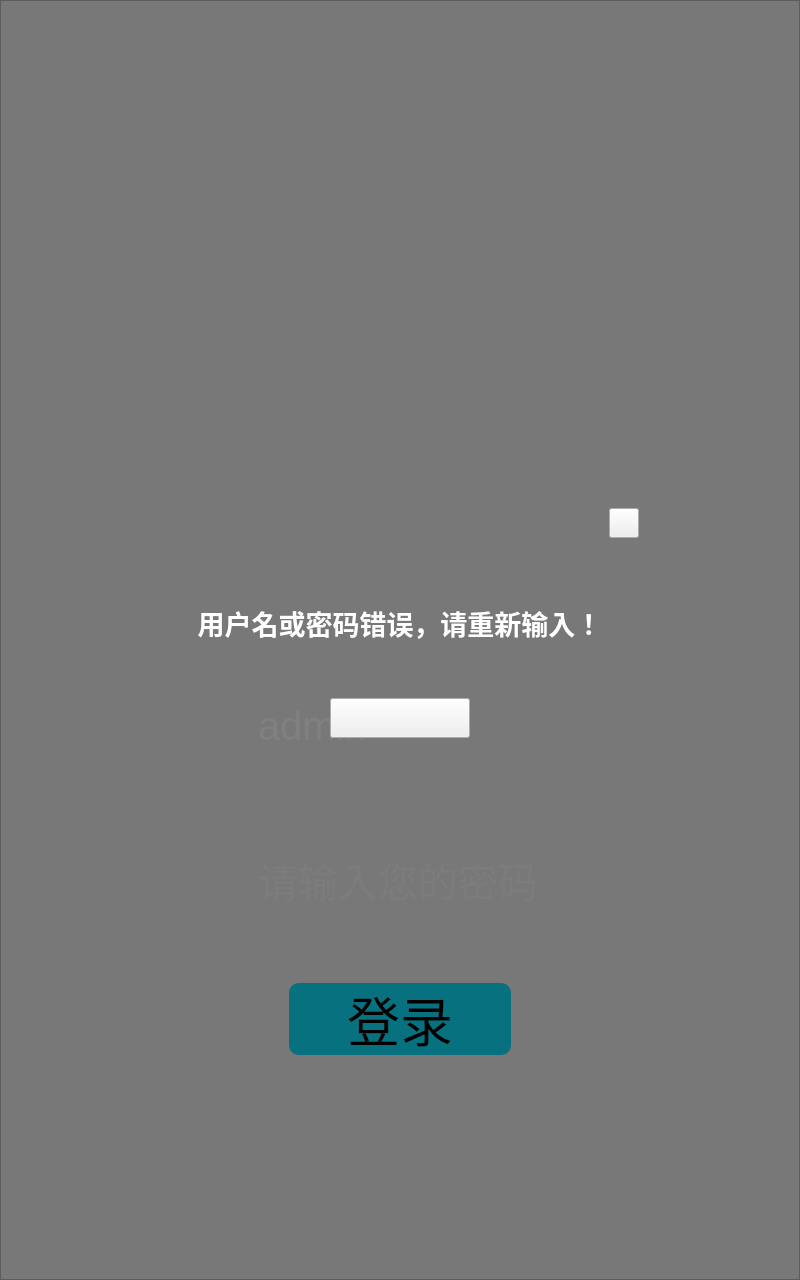
<?xml version="1.0" encoding="UTF-8"?>
<ui version="4.0">
 <class>LoginDialog</class>
 <widget class="QDialog" name="LoginDialog">
  <property name="geometry">
   <rect>
    <x>0</x>
    <y>0</y>
    <width>800</width>
    <height>1280</height>
   </rect>
  </property>
  <property name="windowTitle">
   <string>Dialog</string>
  </property>
  <widget class="QFrame" name="frame_error">
   <property name="geometry">
    <rect>
     <x>0</x>
     <y>0</y>
     <width>800</width>
     <height>1280</height>
    </rect>
   </property>
   <property name="styleSheet">
    <string notr="true">#frame_error{background-color: rgba(0, 0, 0, 0.5);}</string>
   </property>
   <widget class="QWidget" name="we" native="true">
    <property name="geometry">
     <rect>
      <x>124</x>
      <y>468</y>
      <width>552</width>
      <height>345</height>
     </rect>
    </property>
    <property name="font">
     <font>
      <pointsize>20</pointsize>
     </font>
    </property>
    <property name="styleSheet">
     <string notr="true">#we{image: url(:/1登录界面/Images/1登录界面/弹窗BG.png);}
</string>
    </property>
    <widget class="QLabel" name="label">
     <property name="geometry">
      <rect>
       <x>0</x>
       <y>130</y>
       <width>552</width>
       <height>50</height>
      </rect>
     </property>
     <property name="font">
      <font>
       <family>Ubuntu</family>
       <pointsize>20</pointsize>
       <weight>75</weight>
       <italic>false</italic>
       <bold>true</bold>
       <kerning>true</kerning>
      </font>
     </property>
     <property name="styleSheet">
      <string notr="true">color: rgb(255, 255, 255);</string>
     </property>
     <property name="text">
      <string>用户名或密码错误，请重新输入！</string>
     </property>
     <property name="textFormat">
      <enum>Qt::AutoText</enum>
     </property>
     <property name="alignment">
      <set>Qt::AlignCenter</set>
     </property>
    </widget>
    <widget class="QPushButton" name="pushButton_yes">
     <property name="geometry">
      <rect>
       <x>206</x>
       <y>230</y>
       <width>140</width>
       <height>40</height>
      </rect>
     </property>
     <property name="focusPolicy">
      <enum>Qt::NoFocus</enum>
     </property>
     <property name="styleSheet">
      <string notr="true">QPushButton{border-image: url(:/2系统首页/Images/2系统首页/弹窗/确--认-拷贝.png);}
QPushButton:pressed{border-image: url(:/2系统首页/Images/2系统首页/弹窗/确--认-拷贝-2.png);}</string>
     </property>
     <property name="text">
      <string/>
     </property>
     <property name="iconSize">
      <size>
       <width>139</width>
       <height>39</height>
      </size>
     </property>
    </widget>
    <widget class="QPushButton" name="pushButton_exit">
     <property name="geometry">
      <rect>
       <x>485</x>
       <y>40</y>
       <width>30</width>
       <height>30</height>
      </rect>
     </property>
     <property name="focusPolicy">
      <enum>Qt::NoFocus</enum>
     </property>
     <property name="styleSheet">
      <string notr="true">QPushButton{border-image: url(:/2系统首页/Images/2系统首页/弹窗/关--闭-拷贝.png);}
QPushButton:pressed{border-image: url(:/2系统首页/Images/2系统首页/弹窗/关--闭-拷贝-按下.png);}</string>
     </property>
     <property name="text">
      <string/>
     </property>
     <property name="iconSize">
      <size>
       <width>29</width>
       <height>29</height>
      </size>
     </property>
    </widget>
   </widget>
  </widget>
  <widget class="QFrame" name="frame_input">
   <property name="geometry">
    <rect>
     <x>0</x>
     <y>0</y>
     <width>800</width>
     <height>1280</height>
    </rect>
   </property>
   <property name="focusPolicy">
    <enum>Qt::NoFocus</enum>
   </property>
   <property name="layoutDirection">
    <enum>Qt::LeftToRight</enum>
   </property>
   <property name="styleSheet">
    <string notr="true">#frame_input{background-image: url(Images/登录界面/BG.png);}
</string>
   </property>
   <property name="frameShape">
    <enum>QFrame::StyledPanel</enum>
   </property>
   <property name="frameShadow">
    <enum>QFrame::Plain</enum>
   </property>
   <widget class="QWidget" name="widget_2" native="true">
    <property name="geometry">
     <rect>
      <x>186</x>
      <y>843</y>
      <width>428</width>
      <height>72</height>
     </rect>
    </property>
    <property name="styleSheet">
     <string notr="true">#widget_2{image: url(:/1登录界面/Images/1登录界面/圆角矩形-1.png);}</string>
    </property>
    <widget class="QLabel" name="label_2">
     <property name="geometry">
      <rect>
       <x>0</x>
       <y>0</y>
       <width>80</width>
       <height>72</height>
      </rect>
     </property>
     <property name="styleSheet">
      <string notr="true">image:url(:/1登录界面/Images/1登录界面/mima-(2).png);</string>
     </property>
     <property name="text">
      <string/>
     </property>
    </widget>
    <widget class="QLineEdit" name="lineEdit_password">
     <property name="geometry">
      <rect>
       <x>70</x>
       <y>0</y>
       <width>350</width>
       <height>72</height>
      </rect>
     </property>
     <property name="font">
      <font>
       <pointsize>30</pointsize>
      </font>
     </property>
     <property name="cursor">
      <cursorShape>IBeamCursor</cursorShape>
     </property>
     <property name="styleSheet">
      <string notr="true">QLineEdit{color: rgb(255, 255, 255);
background:transparent;
border-style:none;}

</string>
     </property>
     <property name="inputMethodHints">
      <set>Qt::ImhHiddenText|Qt::ImhNoAutoUppercase|Qt::ImhNoPredictiveText|Qt::ImhPreferLowercase|Qt::ImhSensitiveData</set>
     </property>
     <property name="echoMode">
      <enum>QLineEdit::Password</enum>
     </property>
     <property name="placeholderText">
      <string>请输入您的密码</string>
     </property>
    </widget>
   </widget>
   <widget class="QWidget" name="widget_1" native="true">
    <property name="geometry">
     <rect>
      <x>186</x>
      <y>690</y>
      <width>428</width>
      <height>72</height>
     </rect>
    </property>
    <property name="layoutDirection">
     <enum>Qt::LeftToRight</enum>
    </property>
    <property name="autoFillBackground">
     <bool>false</bool>
    </property>
    <property name="styleSheet">
     <string notr="true">#widget_1{image: url(:/1登录界面/Images/1登录界面/圆角矩形-1.png);}</string>
    </property>
    <widget class="QLabel" name="label_1">
     <property name="geometry">
      <rect>
       <x>0</x>
       <y>0</y>
       <width>80</width>
       <height>72</height>
      </rect>
     </property>
     <property name="styleSheet">
      <string notr="true">image:url(:/1登录界面/Images/1登录界面/用户名.png);</string>
     </property>
     <property name="text">
      <string/>
     </property>
    </widget>
    <widget class="QLineEdit" name="lineEdit_userName">
     <property name="geometry">
      <rect>
       <x>70</x>
       <y>0</y>
       <width>350</width>
       <height>72</height>
      </rect>
     </property>
     <property name="font">
      <font>
       <pointsize>30</pointsize>
      </font>
     </property>
     <property name="cursor">
      <cursorShape>IBeamCursor</cursorShape>
     </property>
     <property name="styleSheet">
      <string notr="true">QLineEdit{color: rgb(255, 255, 255);
background:transparent;
border-style:none;}







</string>
     </property>
     <property name="inputMethodHints">
      <set>Qt::ImhPreferLowercase</set>
     </property>
     <property name="text">
      <string>admin</string>
     </property>
     <property name="readOnly">
      <bool>true</bool>
     </property>
     <property name="placeholderText">
      <string>请输入您的用户名</string>
     </property>
    </widget>
   </widget>
   <widget class="QPushButton" name="pushButton_login">
    <property name="geometry">
     <rect>
      <x>289</x>
      <y>983</y>
      <width>222</width>
      <height>72</height>
     </rect>
    </property>
    <property name="font">
     <font>
      <pointsize>40</pointsize>
     </font>
    </property>
    <property name="focusPolicy">
     <enum>Qt::TabFocus</enum>
    </property>
    <property name="styleSheet">
     <string notr="true">border:0;
background-color: rgb(13, 225, 255);
border-radius:10px;</string>
    </property>
    <property name="text">
     <string>登录</string>
    </property>
   </widget>
  </widget>
  <zorder>frame_input</zorder>
  <zorder>frame_error</zorder>
 </widget>
 <tabstops>
  <tabstop>lineEdit_userName</tabstop>
  <tabstop>lineEdit_password</tabstop>
  <tabstop>pushButton_login</tabstop>
  <tabstop>pushButton_yes</tabstop>
 </tabstops>
 <resources/>
 <connections/>
</ui>
